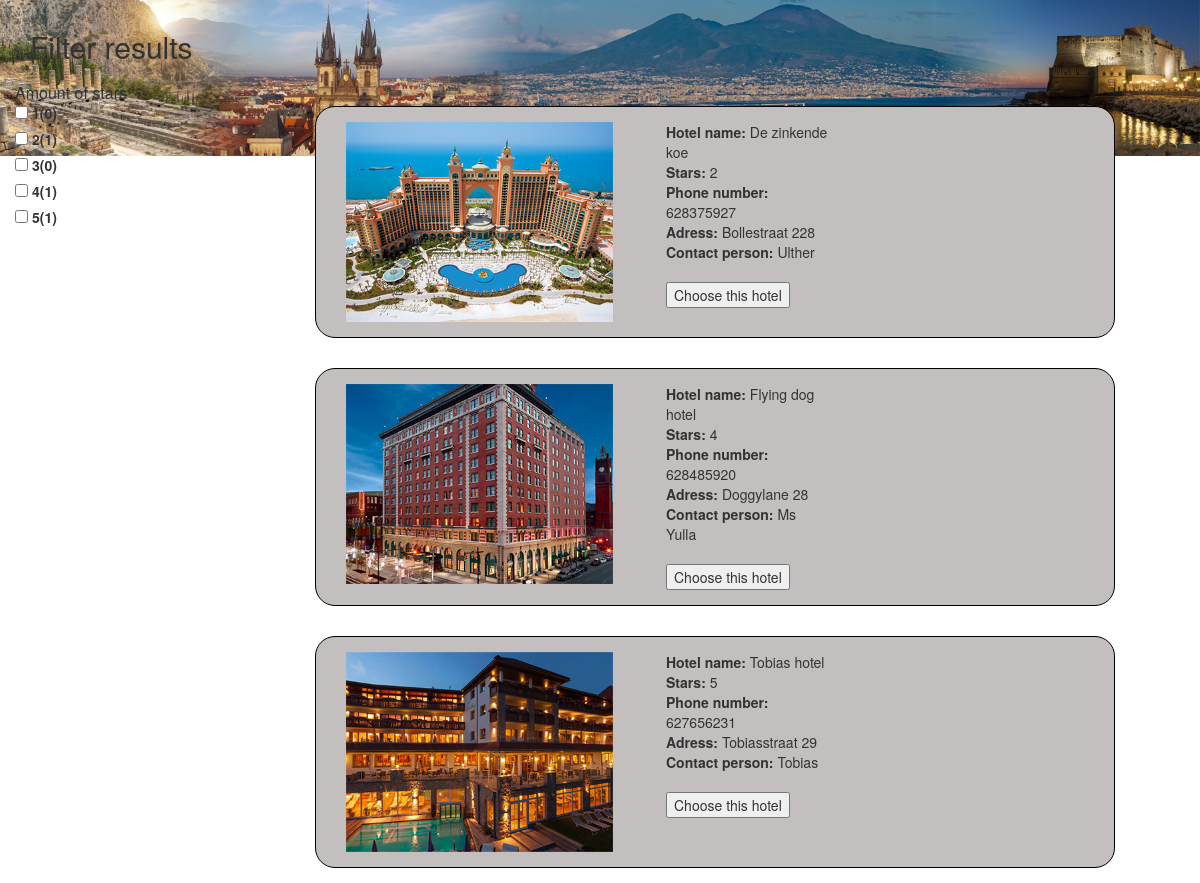
The app's page /hanzeproject/hotels.php?city=argos with its own data.
### tables this page shows
CREATE TABLE `hotel` (
  `hotel_id` int(10) NOT NULL,
  `hotel_name` varchar(50) NOT NULL,
  `stars` int(1) DEFAULT NULL,
  `rating` int(3) NOT NULL,
  `adress` varchar(100) NOT NULL,
  `zipcode` varchar(20) NOT NULL,
  `city` varchar(100) NOT NULL,
  `country` varchar(100) NOT NULL,
  `contact_person` varchar(100) NOT NULL,
  `phonenumber` int(20) NOT NULL
);

### hanzeproject/includes/DB.php (called while the page is built, shortened)
<?php
class database
{
    private $host = DB_HOST;
    private $user = DB_USER;
    private $pass = DB_PASS;
    private $dbname = DB_NAME;
    private $dbh;
    private $stmt;
    public function __construct()
    {
        $dsn = 'mysql:host=' . $this->host . ';dbname=' . $this->dbname;
        $options = array(
            PDO::ATTR_PERSISTENT    => true,
            PDO::ATTR_ERRMODE       => PDO::ERRMODE_EXCEPTION
        );
        try
        {
            $this->dbh = new PDO($dsn, $this->user, $this->pass, $options);
        }
        catch(PDOException $e)
        {
            $this->error = $e->getMessage();
            echo $e->getMessage();
            exit();
        }
    }
    public function query($query)
    {
        if($this->dbh != NULL)
        {
            $this->stmt = $this->dbh->prepare($query);
        }
    }
    public function execute()
    {
        return $this->stmt->execute();
    }
    public function resultset()
    {
        $this->execute();
        return $this->stmt->fetchAll(PDO::FETCH_ASSOC);
    }
    public function reset()
    {
        $this->stmt = NULL;
    }
}

### hanzeproject/helpers/functions.php (the view, shortened to what this page needs)
<?php
    class functions {
        public function Getnumber($aantalsterren) {
            $city_name = $_SESSION['booking_city'];
            $db = new database;
            $db->query("Select count(*) FROM hotel WHERE stars='$aantalsterren' AND city='$city_name'");
            $db->execute();
            $aantal = $db->resultset();
            $ster=  $aantal[0]['count(*)'];
            echo "($ster)";
        }
        public function Viewhotels() {
                $city_name = $_SESSION['booking_city'];
                $db = new database;
                $db->query("SELECT * FROM hotel WHERE city = '$city_name'");
                $db->execute();
                $hotels = $db->resultset();
                foreach ($hotels as $hotel) {
                    echo '<form action="" method="POST">';
                    $naam = $hotel['hotel_name'];
                    $sterren = $hotel['stars'];
                    $rating = $hotel["rating"];
                    $phone = $hotel["phonenumber"];
                    $adress = $hotel["adress"];
                    $contact = $hotel["contact_person"];
                    $image = str_replace(" ", "", strtolower($naam));
                    echo"   <div class='resultblock resultaten1 col-md-8' data=$rating data-tag=$sterren>";
                    echo'   <div class="desc">';
                    echo'   <div class="desc_text">';
                    echo"   <div class='col-md-5'><img src='images/hotels/$image.jpg' height='200' ></div>";
                    echo"   <div class='col-md-3'>";
                    echo"   <strong>Hotel name:</strong> $naam  ";
                    echo"<br>";
                    echo"   <strong>Stars:</strong> $sterren";
                    echo "<br>";
                    echo"   <strong>Phone number:</strong> $phone";
                    echo"<br>";
                    echo"   <strong>Adress:</strong> $adress";
                    echo"<br>";
                    echo"   <strong>Contact person:</strong> $contact";
                    echo"</br><br>";
                    echo"<input class='submit' type='submit' value='Choose this hotel' name='hotelkeuze'> ";
                    echo'   </div></div></div></div><br></form>';
                }
        }
    }
 ?>

### hanzeproject/css/style.css (style rules this page uses)
body { margin:0; padding:0; background:#fff; font-family: 'Source Sans Pro', sans-serif; }

### hanzeproject/hotels.php (style rules this page uses)
.resultaten1 { background-color: #C4BFBF; border: 1px solid black; border-radius: 20px; padding: 15; margin: 15px; }

### records on screen
hotel: shows a picture, hotel_name "De zinkende koe", stars "2", phonenumber "628375927", adress "Bollestraat 228", contact_person "Ulther"
hotel: shows a picture, hotel_name "Flying dog hotel", stars "4", phonenumber "628485920", adress "Doggylane 28", contact_person "Ms Yulla"
hotel: shows a picture, hotel_name "Tobias hotel", stars "5", phonenumber "627656231", adress "Tobiasstraat 29", contact_person "Tobias"

### other values on screen
$ster "0 1 0 1 1"
